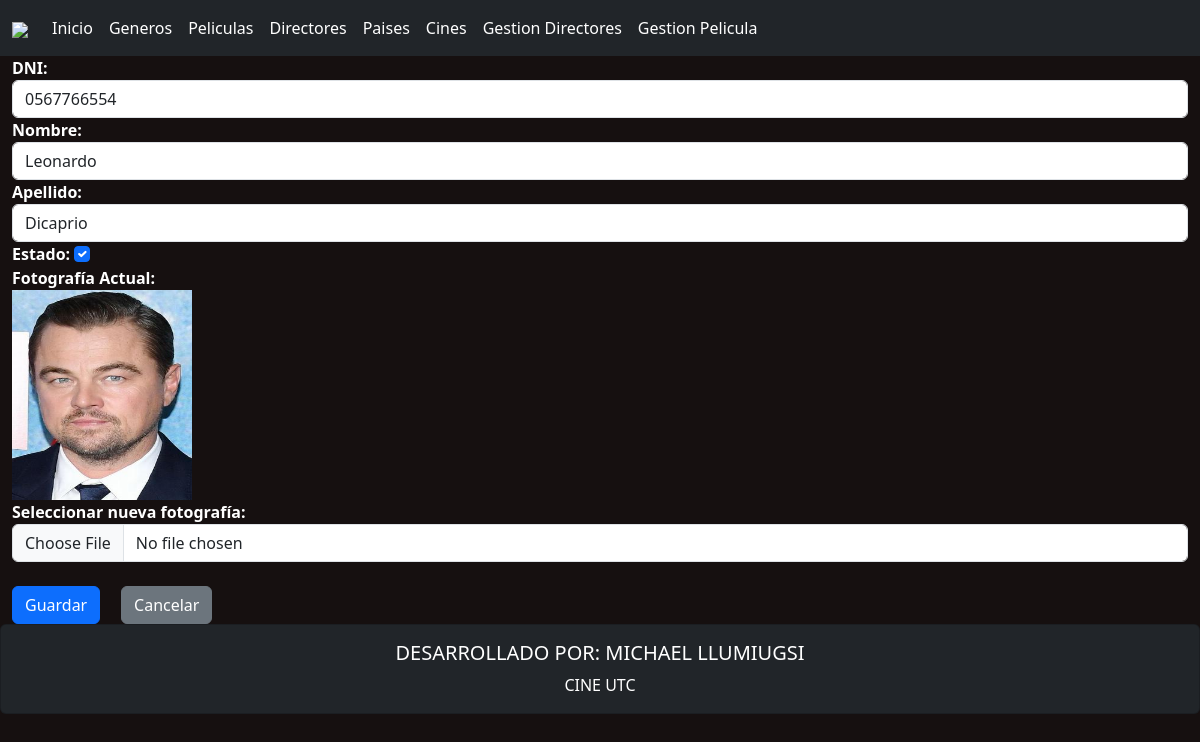
The app's page /editarDirector/11 with its own data.
### Aplicaciones/Cartelera/models.py (models this page shows, shortened)
class Director(models.Model):
    id=models.AutoField(primary_key=True)
    dni=models.CharField(max_length=15)
    nombre=models.CharField(max_length=50)
    apellido=models.CharField(max_length=50)
    estado=models.BooleanField(default=True)
    foto=models.FileField(upload_to='directores', null=True, blank=True)

### Aplicaciones/Cartelera/views.py (the view)
# urls.py: path('editarDirector/<id>',views.editarDirector, name='editarDirector'),
def editarDirector(request,id):
    directorEditar=Director.objects.get(id=id)
    return render (request,'editarDirector.html',{'directorEditar':directorEditar})

### Aplicaciones/Cartelera/templates/editarDirector.html (shortened to what this page needs)
{%  extends "./plantilla.html" %}
{% block body %}
<!DOCTYPE html>
<html lang="es">
<head>
</head>
<body>
    <div class="container-fluid">
        <div class="row">
            <div class="col-md-12">
                <form action="{% url 'procesarActualizacionDirector' %}" method="post" enctype="multipart/form-data" style="color: white;">
                    <label for="dni"><b>DNI:</b></label>
                    <input type="text" name="dni" class="form-control" id="dni" value="{{directorEditar.dni}}">
                    <label for="nombre"><b>Nombre:</b></label>
                    <input type="text" name="nombre" id="nombre" class="form-control" value="{{directorEditar.nombre}}">
                    <label for="apellido"><b>Apellido:</b></label>
                    <input type="text" name="apellido" id="apellido" class="form-control" value="{{directorEditar.apellido}}">
                    <label for="estado"><b>Estado:</b></label>
                    <input type="checkbox" name="estado" id="estado" class="form-check-input" {% if directorEditar.estado %}checked{% endif %}>
                    <br>
                    <div>
                        <label for=""><b>Fotografía Actual:</b></label><br>
                        {% if directorEditar.foto %}
                            <img src="{{ directorEditar.foto.url }}" alt="Foto del Director" width="180px" height="210px">
                        {% else %}
                            <p>No hay foto disponible</p>
                        {% endif %}
                    </div>
                    <div>
                        <label for="foto"><b>Seleccionar nueva fotografía:</b></label><br>
                        <input type="file" name="foto" id="foto" accept="image/*" class="form-control">
                    </div>
                    <br>
                    <button type="submit" class="btn btn-primary">Guardar</button>
                    <a href="{% url 'listadoDirectores' %}" class="btn btn-secondary">Cancelar</a>
                </form>
            </div>
        </div>
    </div>
</body>
</html>
{% endblock %}

### Aplicaciones/Cartelera/templates/plantilla.html (style rules this page uses)
body { background-color: rgb(22, 16, 16); }

### records on screen
Director: dni "0567766554", nombre "Leonardo", apellido "Dicaprio", estado "☑", foto (picture)
